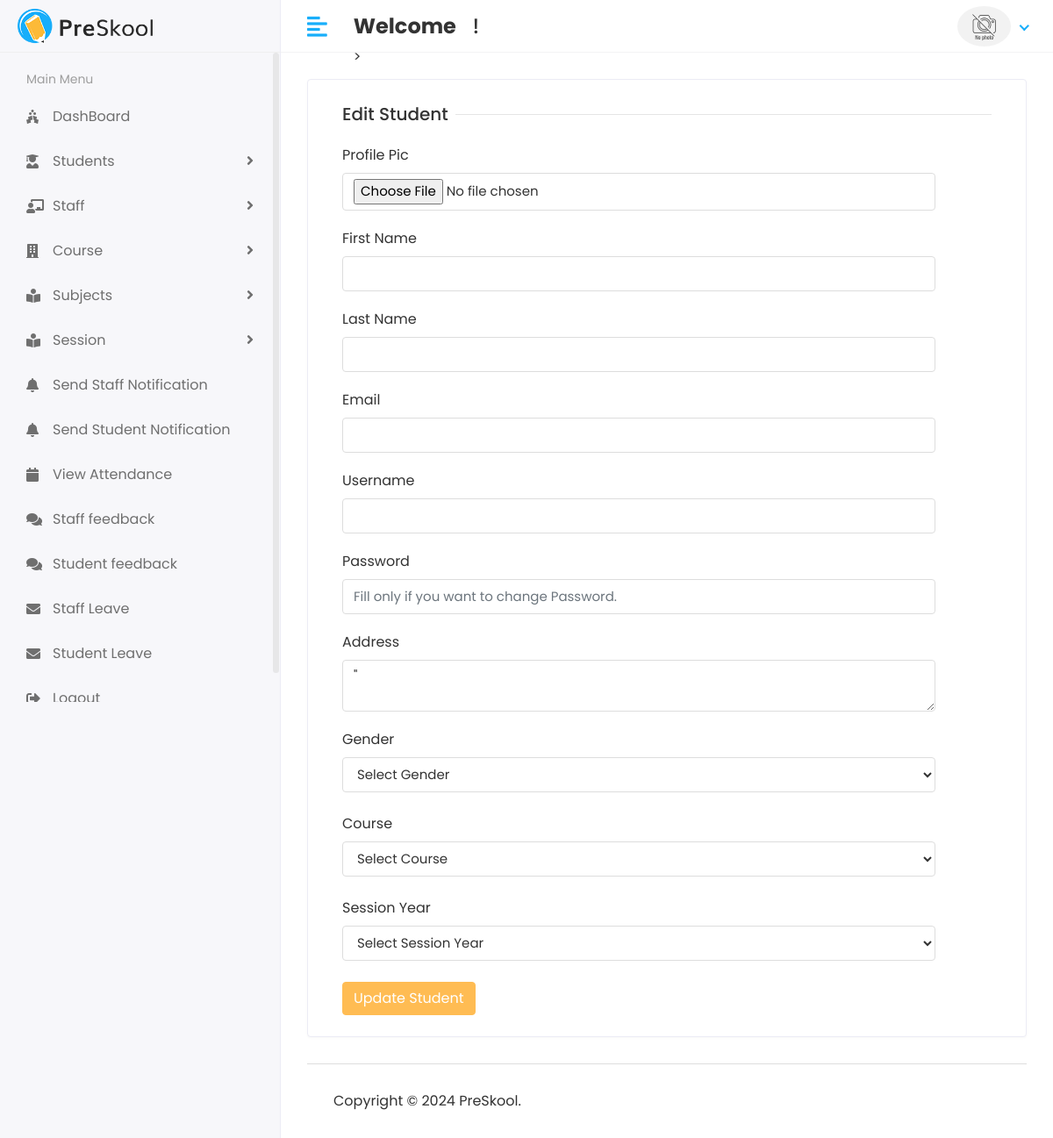
/Hod/Student/Edit/9 (signed in), run on an earlier commit of the app's database.
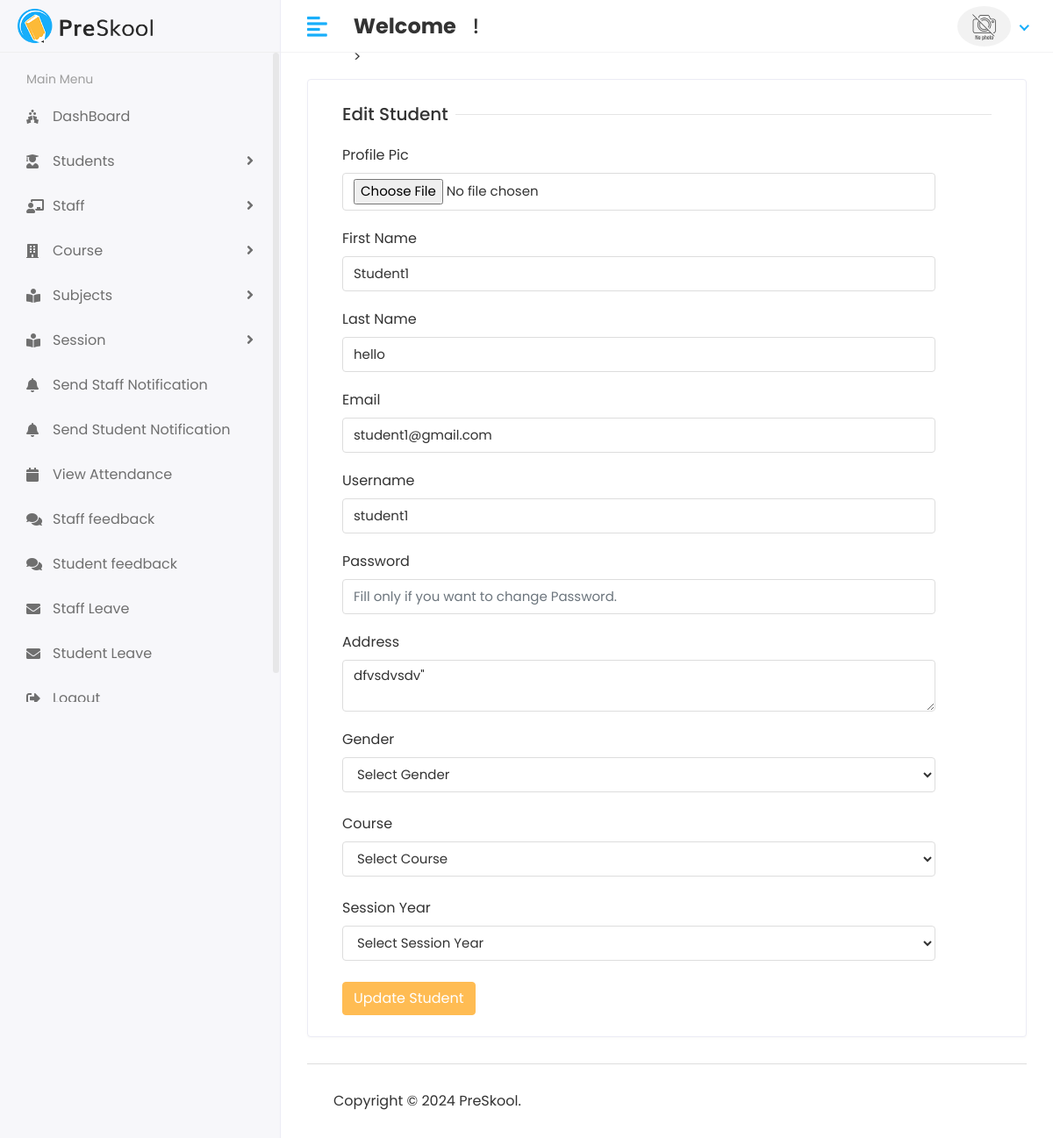
And on a later commit of the database.
### lmsapp/models.py (models this page shows, shortened)
class Student(models.Model):
    admin = models.OneToOneField(CustomUser,on_delete=models.CASCADE)
    address = models.TextField()
    gender = models.CharField(max_length=100)
    course_id = models.ForeignKey(Course,on_delete=models.DO_NOTHING)
    session_year_id = models.ForeignKey(Session_Year,on_delete=models.DO_NOTHING)
    created_at = models.DateTimeField(auto_now_add=True)
    updated_at = models.DateTimeField(auto_now=True)

class CustomUser(AbstractUser):
    USER = (
        (1,'HOD'),
        (2,'STAFF'),
        (3,'STUDENT'),
    )
    user_type=models.CharField(choices=USER,max_length=50,default=1)
    profile_pic=models.ImageField(upload_to='media/profile_pic')

### lms/hod_views.py (the view)
# urls.py: path('Hod/Student/Edit/<str:id>',hod_views.EDIT_STUDENT,name='edit_student'),
@login_required(login_url='/')
def EDIT_STUDENT(request,id):
    student = Student.objects.filter(id = id)
    course = Course.objects.all()
    session_year = Session_Year.objects.all()
    context = {
        'student':student,
        'course':course,
        'session_year':session_year,
    }
    return render(request,'Hod/edit_student.html',context)

### template/hod/edit_student.html (shortened to what the changed rows need)
{% extends 'base.html' %}
{% block content %}
  <div class="row">
                  <div class="col-sm-12">
                     <div class="card">
                        <div class="card-body">
                           <form method="post" action="{% url 'update_student' %}" enctype="multipart/form-data">
                                 <div class="col-sm-11">
                                    <div class="form-group">
                                       <label>First Name</label>
                                       <input type="text" class="form-control" name="first_name" value="{% for i in student %}{{i.admin.first_name}}{% endfor %}" >
                                    </div>
                                 </div>
                                 <div class="col-sm-11">
                                    <div class="form-group">
                                       <label>Last Name</label>
                                       <input type="text" class="form-control" name="last_name" value="{% for i in student %}{{i.admin.last_name}}{% endfor %}" >
                                    </div>
                                 </div>
                               <div class="col-sm-11">
                                    <div class="form-group">
                                       <label>Email</label>
                                       <input type="text" class="form-control" name="email" value="{% for i in student %}{{i.admin.email}}{% endfor %}" >
                                    </div>
                                 </div>
                               <div class="col-sm-11">
                                    <div class="form-group">
                                       <label>Username</label>
                                       <input type="text" class="form-control" name="username" value="{% for i in student %}{{i.admin.username}}{% endfor %}" >
                                    </div>
                                 </div>
                               <div class="col-sm-11">
                                    <div class="form-group">
                                        <label>Address</label>
                                        <textarea class="form-control" name="address" required >{% for i in student %}{{i.address}}{% endfor %}"</textarea>
                                    </div>
                                 </div>
                               <br>
                              <br>
                               <br>
                           </form>
                        </div>
                     </div>
                  </div>
               </div>
{% endblock %}

What changed in the data, as far as the page shows it:
added Student: first_name "Student1", last_name "hello", email "student1@gmail.com", username "student1", address "dfvsdvsdv\""
Also different on the page:
form field address: "\"" → (not shown)
